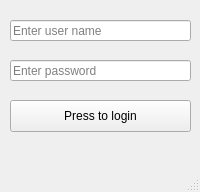
<?xml version="1.0" encoding="UTF-8"?>
<ui version="4.0">
 <class>LoginWindow</class>
 <widget class="QMainWindow" name="LoginWindow">
  <property name="geometry">
   <rect>
    <x>0</x>
    <y>0</y>
    <width>200</width>
    <height>192</height>
   </rect>
  </property>
  <property name="windowTitle">
   <string>Login</string>
  </property>
  <widget class="QWidget" name="centralwidget">
   <widget class="QLineEdit" name="edtUsername">
    <property name="geometry">
     <rect>
      <x>10</x>
      <y>20</y>
      <width>181</width>
      <height>21</height>
     </rect>
    </property>
    <property name="placeholderText">
     <string>Enter user name</string>
    </property>
   </widget>
   <widget class="QLineEdit" name="edtPassword">
    <property name="geometry">
     <rect>
      <x>10</x>
      <y>60</y>
      <width>181</width>
      <height>21</height>
     </rect>
    </property>
    <property name="echoMode">
     <enum>QLineEdit::Password</enum>
    </property>
    <property name="placeholderText">
     <string>Enter password</string>
    </property>
   </widget>
   <widget class="QPushButton" name="pushButton">
    <property name="geometry">
     <rect>
      <x>10</x>
      <y>100</y>
      <width>181</width>
      <height>32</height>
     </rect>
    </property>
    <property name="text">
     <string>Press to login</string>
    </property>
   </widget>
  </widget>
  <widget class="QMenuBar" name="menubar">
   <property name="geometry">
    <rect>
     <x>0</x>
     <y>0</y>
     <width>200</width>
     <height>24</height>
    </rect>
   </property>
  </widget>
  <widget class="QStatusBar" name="statusbar"/>
 </widget>
 <resources/>
 <connections/>
</ui>
